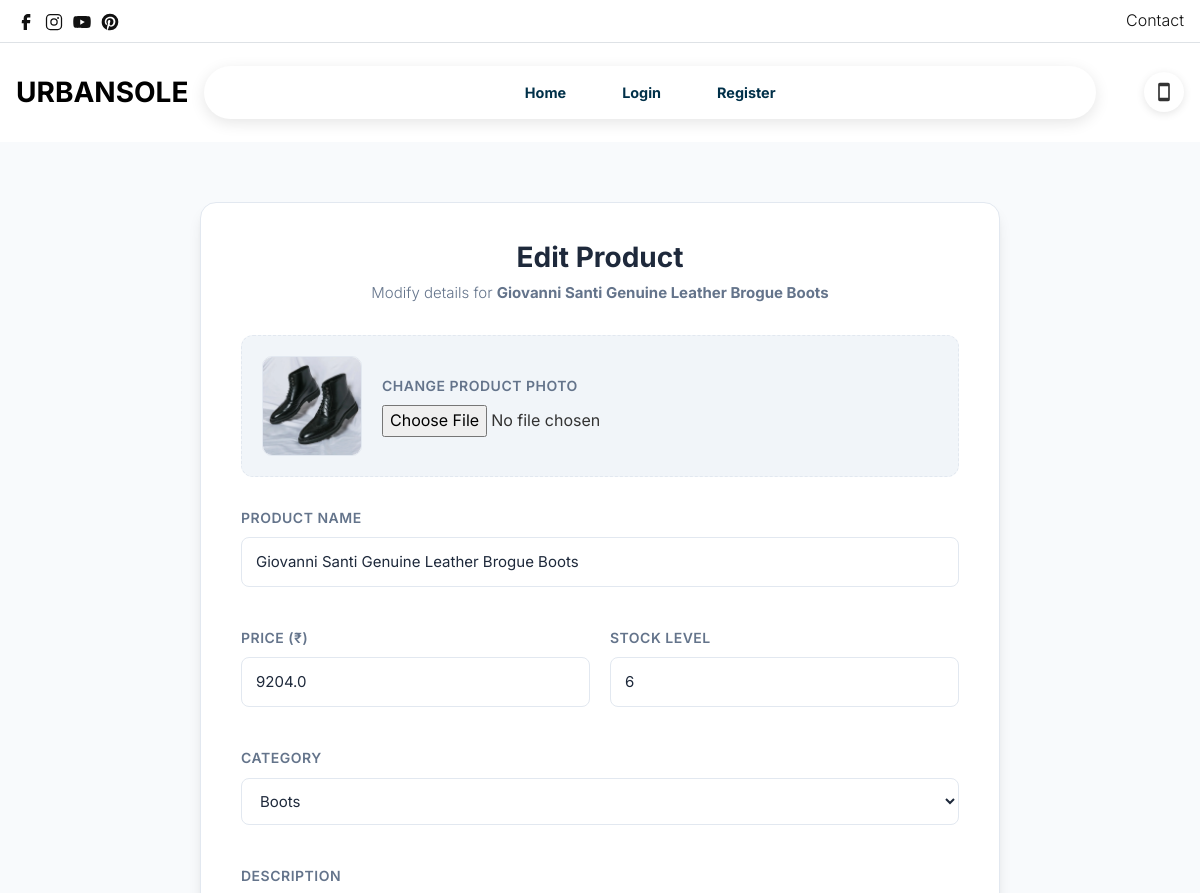
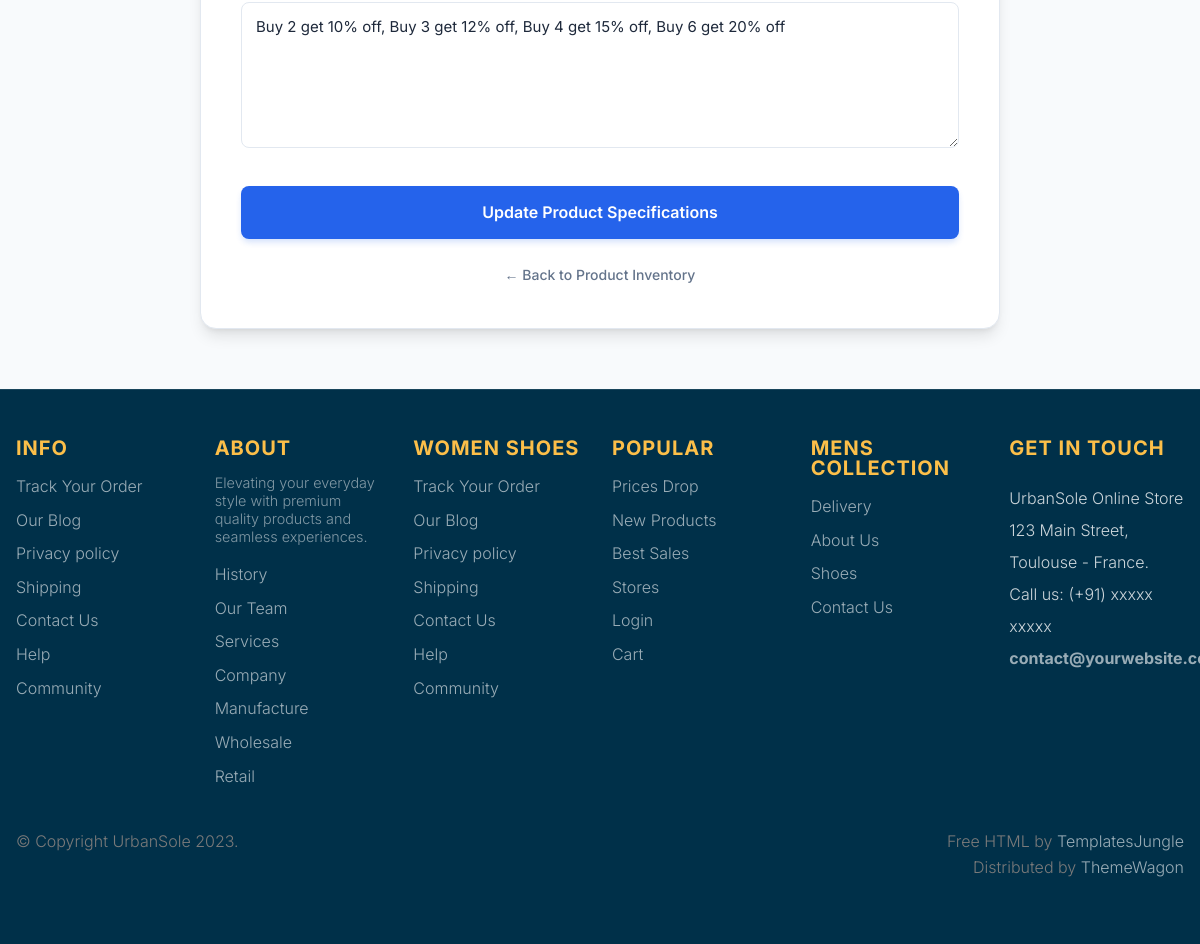
/edit_product/29, run on the app's committed database (2 pictures, top to bottom).
### manager/models.py (models this page shows, shortened)
class Product(models.Model):
    name = models.CharField(max_length=200,null=True)
    description = models.TextField()
    price = models.FloatField(max_length=50,null=True)
    stock = models.IntegerField(null=True)
    image = models.FileField(upload_to='media/products')
    category = models.ForeignKey(Category, on_delete=models.CASCADE)

class Category(models.Model):
    name = models.CharField(max_length=200,null=True)
    description = models.CharField(max_length=100,null=True)
    is_premium = models.BooleanField(default=False)

### manager/views.py (the view, shortened to what this page needs)
# urls.py: path('edit_product/<int:id>',views.edit_product,name='edit_product'),
def edit_product(request, id):
    c=Category.objects.all()
    s = get_object_or_404(Product, id=id)
    is_premium = s.category.is_premium if s.category else False
    editproduct=Product.objects.filter(id=id)
    return render(request, 'manager/editproduct.html', {'pdata': editproduct,'c':c})

### template/manager/editproduct.html (shortened to what this page needs)
{% extends 'common/base.html' %}
{% load static %}
{% block content %}
    <div class="edit-wrapper">
        <div class="edit-container">
            {% for k in pdata %}
            <div class="edit-card">
                <div class="edit-header">
                    <h1>Edit Product</h1>
                    <p>Modify details for <strong>{{k.name}}</strong></p>
                </div>
                <form action="{% url 'edit_product' k.id %}" enctype="multipart/form-data" method="post">
                    <div class="image-preview-section">
                        <div class="preview-box">
                            {% if k.image %}
                                <img src="{{k.image.url}}" alt="preview">
                            {% else %}
                                <div style="height:100%; display:flex; align-items:center; justify-content:center; color:#cbd5e1; font-size:12px;">No Photo</div>
                            {% endif %}
                        </div>
                        <div class="file-input-wrapper">
                            <label>Change Product Photo</label>
                            <input type="file" name="image">
                        </div>
                    </div>
                    <div class="form-grid">
                        <div class="form-group full-width">
                            <label for="name">Product Name</label>
                            <input type="text" id="name" name="name" value="{{k.name}}" required placeholder="Enter product name">
                        </div>
                        <div class="form-group">
                            <label for="price">Price (₹)</label>
                            <input type="text" id="price" name="price" value="{{k.price}}" required placeholder="999.00">
                        </div>
                        <div class="form-group">
                            <label for="stock">Stock Level</label>
                            <input type="number" id="stock" name="stock" value="{{k.stock}}" required>
                        </div>
                        <div class="form-group full-width">
                            <label for="category">Category</label>
                            <select name="category" id="category">
                                <option value="{{k.category_id}}" selected>{{k.category.name}}</option>
                            </select>
                        </div>
                        <div class="form-group full-width">
                            <label for="description">Description</label>
                            <textarea id="description" name="description" rows="5" required placeholder="Describe the product features...">{{k.description}}</textarea>
                        </div>
                    </div>
                    <button type="submit" class="btn-submit">Update Product Specifications</button>
                </form>
                <a href="{% url 'view_product' %}" class="back-link">&larr; Back to Product Inventory</a>
            </div>
            {% endfor %}
        </div>
    </div>
{% endblock %}

### static/stylish-1.0.0/style.css (style rules this page uses)
body { --heading-font: "Inter", Roboto, sans-serif; --heading-font-weight: 400; --heading-color: var(--bs-dark); --heading-line-height: 1.24; --swiper-theme-color: var(--bs-primary); --swiper-pagination-bottom: 0; --custom-easing: cubic-bezier(.17, .67, .83, .67); --bs-body-font-family: "Inter", Roboto, sans-serif; --bs-body-font-size: 1rem; --bs-body-font-weight: 400; --bs-body-line-height: 1.7; --bs-body-color: #8f8f8f; --bs-body-color-rgb: 143, 143, 143; --bs-primary: #F77F00; --bs-primary-dark: #C04E01; --bs-secondary: #003049; --bs-black: #003049; --bs-light: #F1F1F0; --bs-dark: #003049; --bs-gray: #9aa1a7; --bs-gray-dark: #51565b; --bs-primary-rgb: 247, 127, 0; --bs-secondary-rgb: 0, 48, 73; --bs-black-rgb: 0, 48, 73; --bs-light-rgb: 241, 241, 240; --bs-dark-rgb: 0, 48, 73; --bs-link-color: var(--bs-dark); --bs-link-color-rgb: 17, 17, 17; --bs-link-decoration: underline; --bs-link-hover-color: var(--bs-primary); --bs-link-hover-color-rgb: 17, 17, 17; }
h1, .h1, h2, .h2, h3, .h3, h4, .h4, h5, .h5, h6, .h6 { font-family: var(--heading-font); font-weight: var(--heading-font-weight); color: var(--heading-color); line-height: var(--heading-line-height); }
a { text-decoration: none; transition: all 0.3s ease-out; }
:root { --accent-color: #333; --black-color: #000; --dark-color: #111; --gray-color-100: #F1F1F1; --gray-color-200: #E1E1E1; --gray-color-300: #D1D1D1; --gray-color-400: #ced4da; --gray-color-500: #adb5bd; --dark-gray-color: #7A7A7A; --bs-light-rgb: rgba(255, 255, 255, 1); --light-color: #fff; --swiper-theme-color: #111 !important; }
:root { --body-font: "Inter", sans-serif; --heading-font: "Inter", sans-serif; --extra-font: "Playfair Display", sans-serif; --subheading-font: "Petit Formal Script", sans-serif; }
*, *::before, *::after { -webkit-box-sizing: border-box; -moz-box-sizing: border-box; box-sizing: border-box; }
html { box-sizing: border-box; }
body { font-family: var(--body-font); font-weight: 300; line-height: 1.6; color: var(--accent-color); margin: 0; }
a { color: var(--dark-color); text-decoration: none; transition: 0.3s color ease-out; }
p { color: var(--dark-gray-color); }
b, strong { font-weight: bold; }
h1, h2, h3, h4, h5 { font-family: var(--heading-font); font-weight: 700; line-height: 1; }

### template/common/base.html (style rules this page uses)
:root { --brand-navy: #003049; --brand-red: #D62828; --brand-orange: #F77F00; --brand-yellow: #FCBF49; --primary-orange: var(--brand-orange); --hero-orange: #C04E01; }

### data on the page
Product: name "Giovanni Santi Genuine Leather Brogue Boots", image (picture), price "9204.0", stock "6", category "Boots", description "Buy 2 get 10% off, Buy 3 get 12% off, Buy 4 get 15% off, Buy 6 get 20% off"
